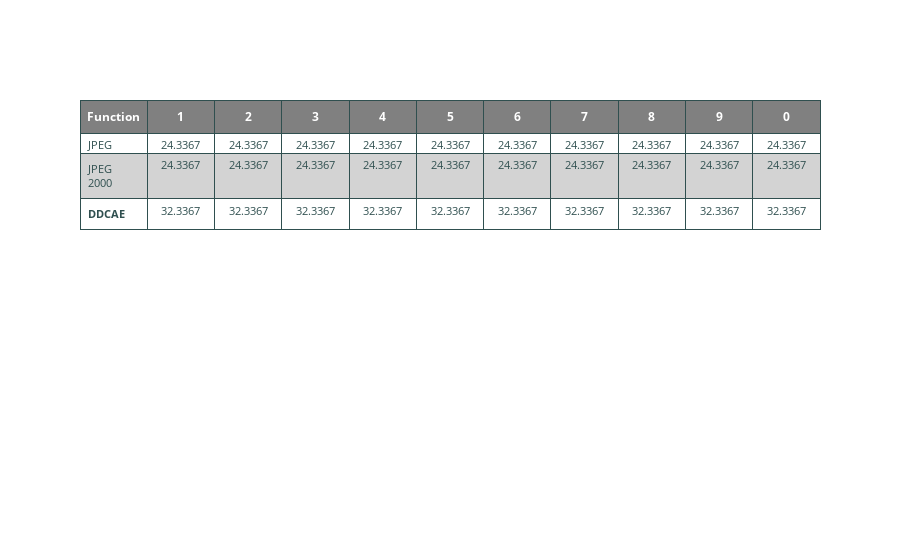
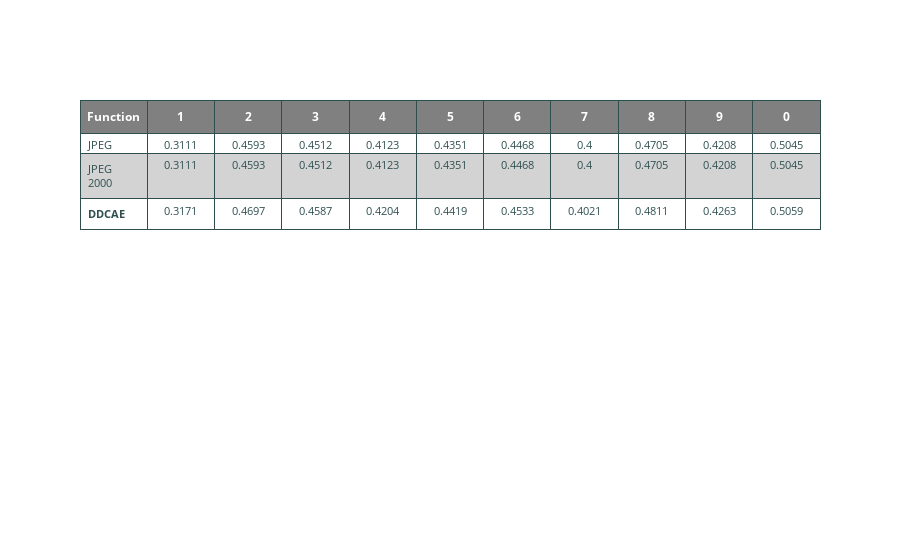
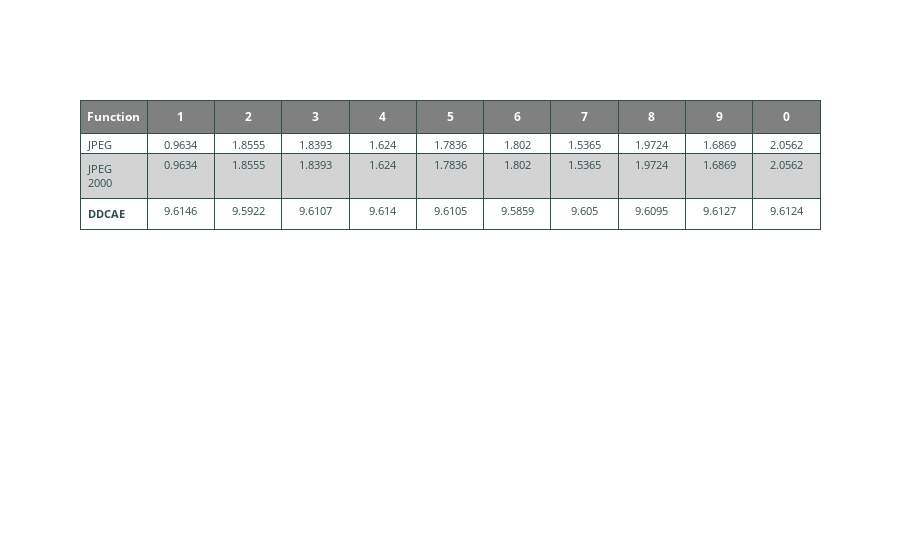

Notebook code for these charts, in order:
### Code cell
print("BPP:")
fig = makeTable2(X_test,y_test, BPP)
fig.show()

print("SNR:")
fig = makeTable2(X_test,y_test, SNR)
fig.show()

print("Entropy:")
fig = makeTable2(X_test,y_test, entropy)
fig.show()

### Figure 1 — Plotly figure (JSON) as saved in the notebook; plotly's stock layout.template omitted (floating-point values rounded to 4 significant figures)
{"data": [{"cells": {"align": ["left", "center"], "fill": {"color": [["white", "lightgrey", "white", "lightgrey", "white", "white", "lightgrey", "white", "lightgrey", "white", "white", "lightgrey", "white", "lightgrey", "white", "white", "lightgrey", "white", "lightgrey", "white", "white", "lightgrey", "white", "lightgrey", "white"]]}, "font": {"color": "darkslategray", "size": 11}, "line": {"color": "darkslategray"}, "values": [["JPEG", "JPEG 2000", "<b>DDCAE</b>"], [24.34, 24.34, 32.34], [24.34, 24.34, 32.34], [24.34, 24.34, 32.34], [24.34, 24.34, 32.34], [24.34, 24.34, 32.34], [24.34, 24.34, 32.34], [24.34, 24.34, 32.34], [24.34, 24.34, 32.34], [24.34, 24.34, 32.34], [24.34, 24.34, 32.34]]}, "header": {"align": ["center", "center"], "fill": {"color": "grey"}, "font": {"color": "white", "size": 12}, "line": {"color": "darkslategray"}, "values": ["<b>Function</b>", "<b>1</b>", "<b>2</b>", "<b>3</b>", "<b>4</b>", "<b>5</b>", "<b>6</b>", "<b>7</b>", "<b>8</b>", "<b>9</b>", "<b>0</b>"]}, "type": "table"}], "layout": {}}

### Figure 2 — Plotly figure (JSON) as saved in the notebook; plotly's stock layout.template omitted (floating-point values rounded to 4 significant figures)
{"data": [{"cells": {"align": ["left", "center"], "fill": {"color": [["white", "lightgrey", "white", "lightgrey", "white", "white", "lightgrey", "white", "lightgrey", "white", "white", "lightgrey", "white", "lightgrey", "white", "white", "lightgrey", "white", "lightgrey", "white", "white", "lightgrey", "white", "lightgrey", "white"]]}, "font": {"color": "darkslategray", "size": 11}, "line": {"color": "darkslategray"}, "values": [["JPEG", "JPEG 2000", "<b>DDCAE</b>"], [0.3111, 0.3111, 0.3171], [0.4593, 0.4593, 0.4697], [0.4512, 0.4512, 0.4587], [0.4123, 0.4123, 0.4204], [0.4351, 0.4351, 0.4419], [0.4468, 0.4468, 0.4533], [0.4, 0.4, 0.4021], [0.4705, 0.4705, 0.4811], [0.4208, 0.4208, 0.4263], [0.5045, 0.5045, 0.5059]]}, "header": {"align": ["center", "center"], "fill": {"color": "grey"}, "font": {"color": "white", "size": 12}, "line": {"color": "darkslategray"}, "values": ["<b>Function</b>", "<b>1</b>", "<b>2</b>", "<b>3</b>", "<b>4</b>", "<b>5</b>", "<b>6</b>", "<b>7</b>", "<b>8</b>", "<b>9</b>", "<b>0</b>"]}, "type": "table"}], "layout": {}}

### Figure 3 — Plotly figure (JSON) as saved in the notebook; plotly's stock layout.template omitted (floating-point values rounded to 4 significant figures)
{"data": [{"cells": {"align": ["left", "center"], "fill": {"color": [["white", "lightgrey", "white", "lightgrey", "white", "white", "lightgrey", "white", "lightgrey", "white", "white", "lightgrey", "white", "lightgrey", "white", "white", "lightgrey", "white", "lightgrey", "white", "white", "lightgrey", "white", "lightgrey", "white"]]}, "font": {"color": "darkslategray", "size": 11}, "line": {"color": "darkslategray"}, "values": [["JPEG", "JPEG 2000", "<b>DDCAE</b>"], [0.9634, 0.9634, 9.615], [1.855, 1.855, 9.592], [1.839, 1.839, 9.611], [1.624, 1.624, 9.614], [1.784, 1.784, 9.611], [1.802, 1.802, 9.586], [1.536, 1.536, 9.605], [1.972, 1.972, 9.61], [1.687, 1.687, 9.613], [2.056, 2.056, 9.612]]}, "header": {"align": ["center", "center"], "fill": {"color": "grey"}, "font": {"color": "white", "size": 12}, "line": {"color": "darkslategray"}, "values": ["<b>Function</b>", "<b>1</b>", "<b>2</b>", "<b>3</b>", "<b>4</b>", "<b>5</b>", "<b>6</b>", "<b>7</b>", "<b>8</b>", "<b>9</b>", "<b>0</b>"]}, "type": "table"}], "layout": {}}
